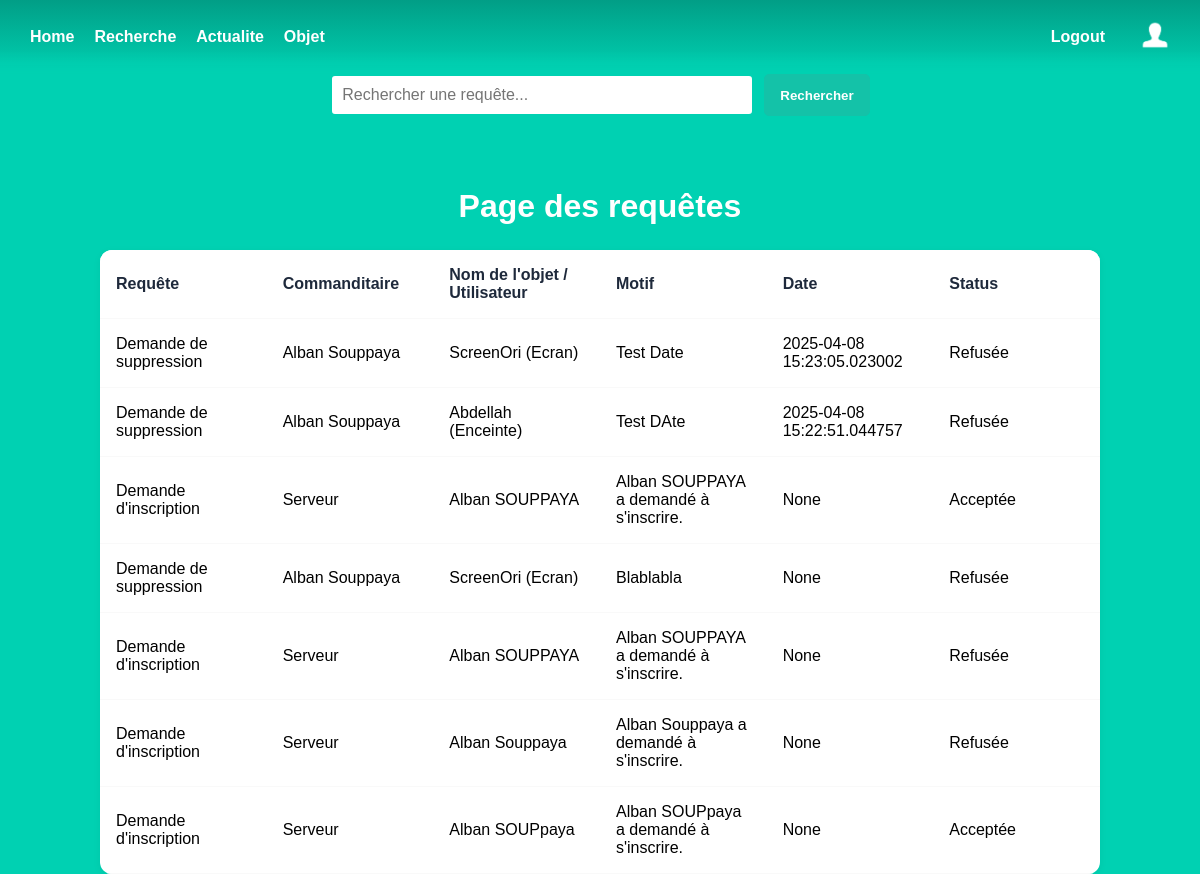
Page /request_admin (signed in) on the committed database.
### models.py (models this page shows)
class Request(db.Model):
    id = db.Column(db.Integer, primary_key=True)
    title = db.Column(db.String)
    description = db.Column(db.Text)
    status = db.Column(db.String)
    date = db.Column(db.DateTime)
    object_name = db.Column(db.String)
    object_type = db.Column(db.String)
    user_lastname = db.Column(db.String)
    user_firstname = db.Column(db.String)

### admin.py (the view)
@admin.route('/request_admin')
def request_admin_list():
    requests = Request.query.order_by(desc(Request.date)).all()
    return render_template('admin_request.html', requests=requests)

### templates/admin_request.html
{% extends 'base.html' %}
{% block content %}
<div class="search-container">
    <input type="text" class="search-input search-obj" placeholder="Rechercher une requête...">
    <button class="search-button">Rechercher</button>
</div>
<h1 class="title">
    Page  des requêtes
</h1>
<div class="resquest-container">
    <div class="">
        <table>
            <tr>
                <th>Requête</th>
                <th>Commanditaire</th>
                <th>Nom de l'objet / Utilisateur</th>
                <th>Motif</th>
                <th>Date</th>
                <th>Status</th>
            </tr>
        {% for rqs in requests %}
        {% if rqs.title == "Demande de suppression" %}
            <tr>
                <td>{{rqs.title}}</td>
                <td>{{rqs.user_firstname}} {{rqs.user_lastname}}</td>
                <td>{{rqs.object_name}} ({{rqs.object_type}})</td>
                <td>{{rqs.description}}</td>
                <td>{{rqs.date}}</td>
                {% if rqs.status == "En attente" %}
                <td>
                    <form action="{{ url_for('admin.request_accept', request_id=rqs.id) }}" method="post">
                        <button type="submit" class="accept-btn">Accepter</button>
                    </form>
                    <form action="{{ url_for('admin.request_refuse', request_id=rqs.id) }}" method="post">
                        <button type="submit" class="refuse-btn">Refuser</button>
                    </form>
                </td>
                {% else %}
                    <td>{{rqs.status}}</td>
                {% endif %}
            </tr>
        {% elif rqs.title == "Demande d'inscription" %}
            <tr>
                <td>{{rqs.title}}</td>
                <td>Serveur</td>
                <td>{{rqs.user_firstname}} {{rqs.user_lastname}}</td>
                <td>{{rqs.description}}</td>
                <td>{{rqs.date}}</td>
                {% if rqs.status == "En attente" %}
                <td>
                    <form action="{{ url_for('admin.request_accept', request_id=rqs.id) }}" method="post">
                        <button type="submit" class="">Accepter</button>
                    </form>
                    <form action="{{ url_for('admin.request_refuse', request_id=rqs.id) }}" method="post">
                        <button type="submit" class="">Refuser</button>
                    </form>
                </td>
                {% else %}
                    <td>{{rqs.status}}</td>
                {% endif %}
            </tr>
        {% endif %}
        {% endfor %}
        </table>
    </div>
</div>
{% endblock %}

### templates/base.html (shortened to what this page needs)
<!DOCTYPE html>
<html lang="fr">
<head>
    <link rel="stylesheet" href="{{ url_for('static', filename='styles/base2.css') }}" />
</head>
<body>
    <section class="hero is-primary is-fullheight">
        <div class="hero-head">
            <nav class="navbar">
                <div class="container">
                    <div class="navbar-start">
                        <a href="{{ url_for('main.index') }}" class="navbar-item">Home</a>
                        <a href="{{ url_for('main.search') }}" class="navbar-item">Recherche</a>
                        <a href="{{ url_for('main.actualite') }}" class="navbar-item">Actualite</a>
                        {% if current_user.is_authenticated %}
                            <a href="{{ url_for('manage_object.list_objects') }}" class="navbar-item">Objet</a>
                        {% endif %}
                    </div>
                    <div class="navbar-end">
                        {% if current_user.is_authenticated %}
                        <a href="{{ url_for('auth.logout') }}" class="navbar-item">Logout</a>
                            <a href="{{ url_for('main.profile') }}" class="navbar-item">
                                <img src="{{ url_for('static', filename='profile-icon-white-6-1.png') }}" alt="Profil"  width="30" height="30">
                            </a>
                        {% else %}
                            <a href="{{ url_for('auth.login') }}" class="navbar-item">Login</a>
                            <a href="{{ url_for('auth.signup') }}" class="navbar-item">Sign Up</a>
                        {% endif %}
                    </div>
                </div>
            </nav>
        </div>
        <div class="hero-body">
                {% block content %}
                {% endblock %}
        </div>
    </section>
</body>
</html>

### static/styles/base2.css (style rules this page uses)
html, body { height: 100%; margin: 0; padding: 0; font-family: 'Arial', sans-serif; background-color: var(--clair); color: rgb(0, 0, 0); text-align: center; }
:root { --clair: #00d1b2; --moyen: #14c2a8; --fonce: #019e86; --tresfonce: #00a88b; --ecriture: white; --box: white; --border: #ddd; --writeinput: #aaa; --itembox: #f9f9f9; --titreitem: #333; --pitem: #666; }
.navbar { display: flex; justify-content: space-between; align-items: center; background: linear-gradient(to bottom, var(--fonce), var(--clair)); padding: 10px 20px; color: var(--ecriture); -webkit-mask-image: linear-gradient(to bottom, rgba(0, 0, 0, 1) 70%, rgba(0, 0, 0, 0)); mask-image: linear-gradient(to bottom, rgba(0, 0, 0, 1) 70%, rgba(0, 0, 0, 0)); height: 10%; }
.navbar .container { display: flex; width: 100%; justify-content: space-between; align-items: center; }
.navbar-start { display: flex; align-items: center; }
.navbar-end { display: flex; align-items: center; gap: 15px; }
.navbar-item { color: var(--ecriture) !important; font-weight: bold; text-decoration: none; padding: 10px; }
.hero-body { display: flex; flex-direction: column; justify-content: center; align-items: center; height: calc(100vh - 56px); width: 100%; box-sizing: border-box; height: 90%; }
.title { color: var(--ecriture); padding-top: 25px; font-size: 2rem; font-weight: 600; line-height: 1.125 }
.search-container { display: flex; justify-content: center; margin-bottom: 20px; }
.search-input { width: 400px; max-width: 100%; padding: 10px; border: 2px solid var(--clair); border-radius: 5px; font-size: 16px; }
.search-button { background-color: var(--moyen); border: 1px solid var(--moyen); color: white; font-weight: bold; padding: 10px 15px; border-radius: 5px; margin-left: 10px; cursor: pointer; transition: background 0.3s; }
.resquest-container table { table-layout: fixed; width: 100%; border-collapse: collapse; margin: 0 auto; max-width: 1000px; background-color: var(--box); border-radius: 12px; overflow: hidden; box-shadow: 0 2px 8px rgba(0, 0, 0, 0.05); }
.resquest-container th, td { text-align: left; padding: 1rem; border-bottom: 1px solid var(--itembox); }
.resquest-container th { background-color: var(--box); color: #1e293b; font-weight: 600; }

### rows in the picture
Request: title "Demande de suppression", user_firstname "Alban", user_lastname "Souppaya", object_name "ScreenOri", object_type "Ecran", description "Test Date", date "2025-04-08 15:23:05.023002", status "Refusée"
Request: title "Demande de suppression", user_firstname "Alban", user_lastname "Souppaya", object_name "Abdellah", object_type "Enceinte", description "Test DAte", date "2025-04-08 15:22:51.044757", status "Refusée"
Request: title "Demande d'inscription", user_firstname "Alban", user_lastname "SOUPPAYA", description "Alban SOUPPAYA a demandé à s'inscrire.", date "None", status "Acceptée"
Request: title "Demande de suppression", user_firstname "Alban", user_lastname "Souppaya", object_name "ScreenOri", object_type "Ecran", description "Blablabla", date "None", status "Refusée"
Request: title "Demande d'inscription", user_firstname "Alban", user_lastname "SOUPPAYA", description "Alban SOUPPAYA a demandé à s'inscrire.", date "None", status "Refusée"
Request: title "Demande d'inscription", user_firstname "Alban", user_lastname "Souppaya", description "Alban Souppaya a demandé à s'inscrire.", date "None", status "Refusée"
Request: title "Demande d'inscription", user_firstname "Alban", user_lastname "SOUPpaya", description "Alban SOUPpaya a demandé à s'inscrire.", date "None", status "Acceptée"
